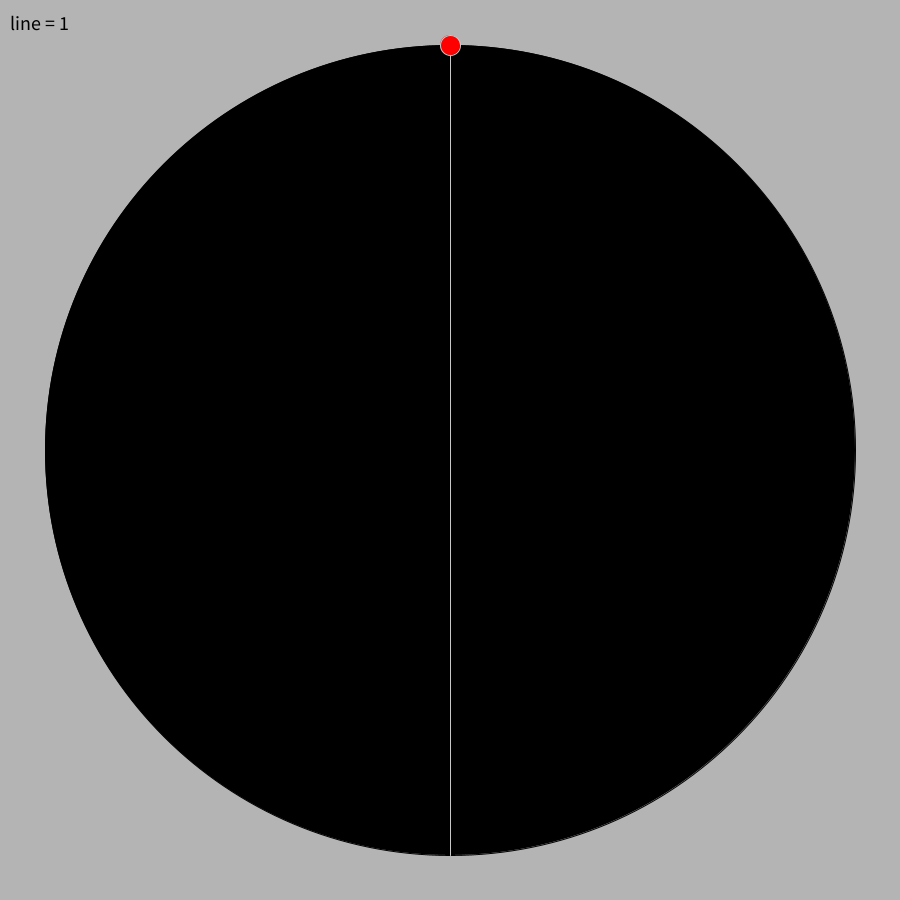
Frame 1 (no input)
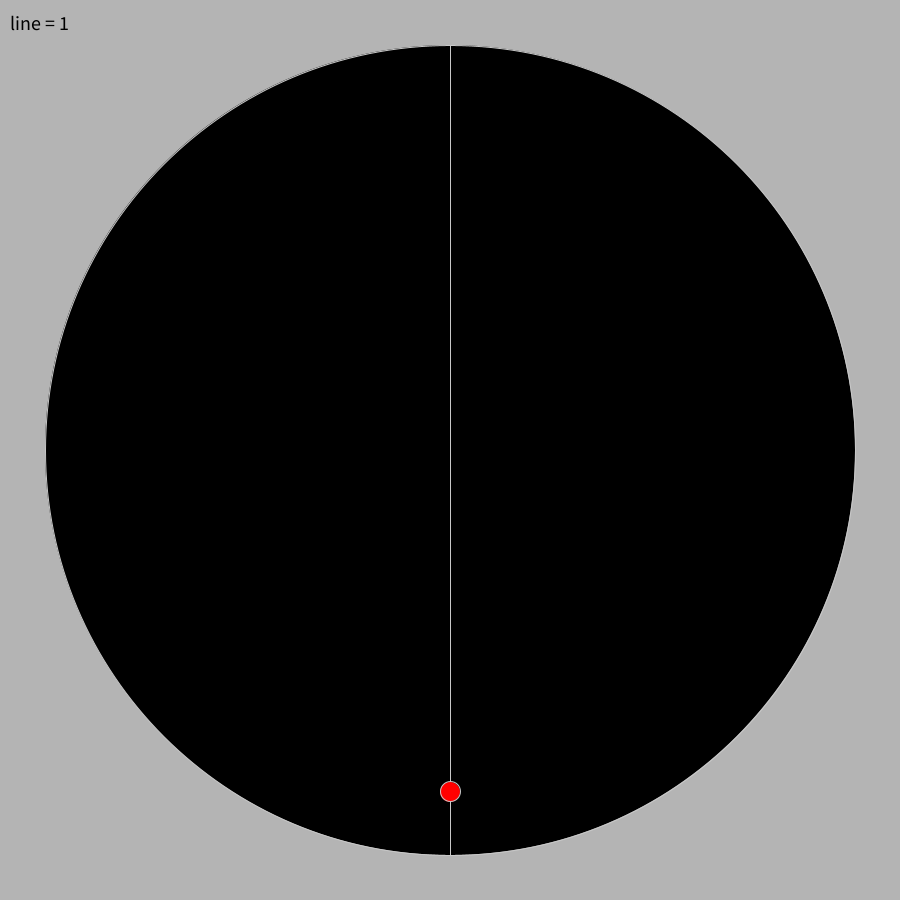
Frame 60 (the mouse pressed at the canvas centre just before this capture)
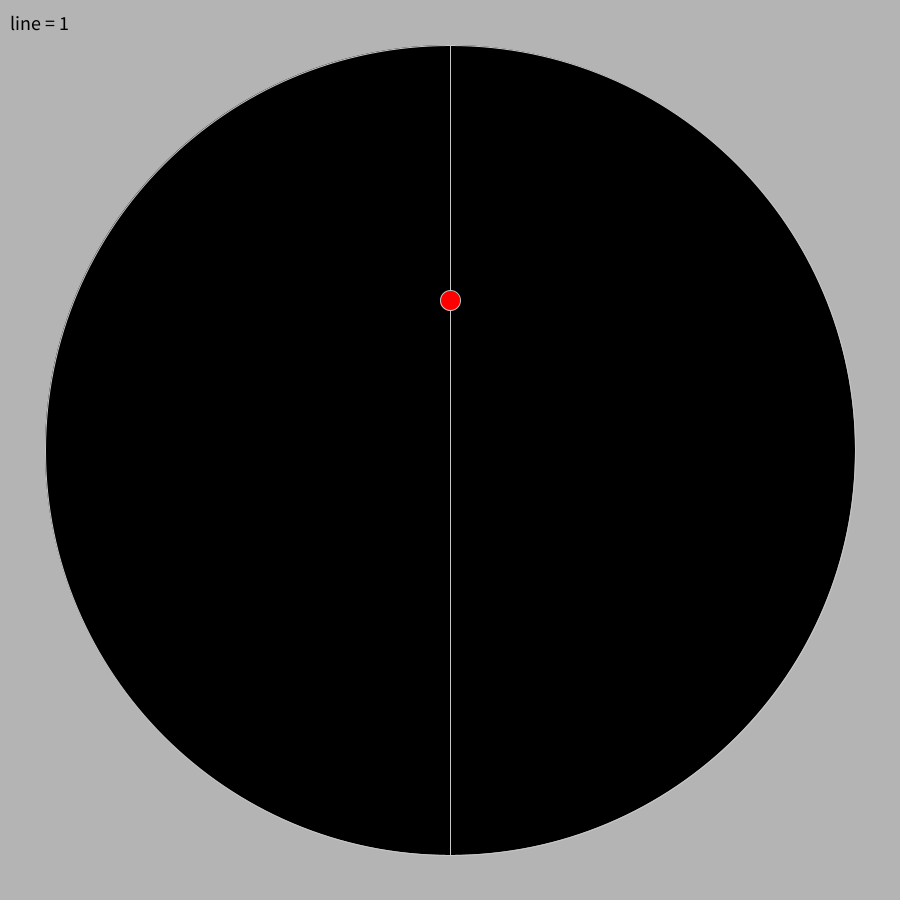
Frame 120 (the mouse held since frame 60 and released just before this capture)

The Processing sketch that drew these frames (run headless with seeded random() and noise(); from frame 60 on, the mouse is pressed at the canvas centre):

// Processing sketch: cycle2
// ── cycle2.pde
int cycle = 100; // 1周期の時間(frame)
int mass = 1; // 直線の数
float tmp;
int countMax = 2; // そのmassでの繰り返し数上弦
int count = 0; //そのmassでの繰り返し数

float circleSize = 20; // 小さい動く円の大きさ
int timer = 0;

void setup(){
  size(900, 900);
  textSize(20);
  frameRate(50);
  
}

void draw(){
  background(180);
  int i;
  translate(0, 0);
  fill(0);
  text("line = " + mass, 10, 30);
  translate(width/2, height/2);
  fill(0);
  ellipse(0, 0, width*0.9, width*0.9);
  
  
  for(i=0; i<mass; i++){
    stroke(200);
    line(width*0.45*sin(i*PI/mass), width*0.45*cos(i*PI/mass),
         -width*0.45*sin(i*PI/mass), -width*0.45*cos(i*PI/mass)); 
  }
  
  fill(255, 0, 0);
  for(i=0; i<mass; i++){
    ellipse(cos(2*PI*timer/cycle + PI*i/mass)*width*0.45*sin(i*PI/mass) 
           ,-cos(2*PI*timer/cycle + PI*i/mass)*width*0.45*cos(i*PI/mass)
           , circleSize, circleSize);
      }
  
  timer ++;
  if(timer >= cycle){
    timer = 0;
    if(count < countMax-1){
      count ++;
    }
    else{
      count = 0;
      mass ++;
      if(mass >= 9) mass = 1;
    }
    println(count);
  }

}

void keyPressed(){
  if(key == 'a'){
    mass ++;
  }
  if(key == 's' && mass>1){
    mass --;
  }

  if(keyCode == ENTER){
    save("cycles.png");
  }
  
}
